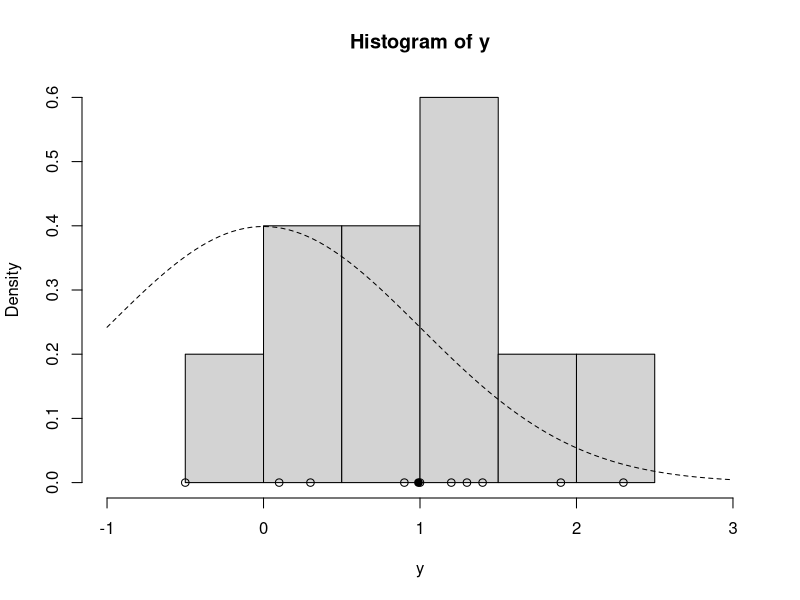
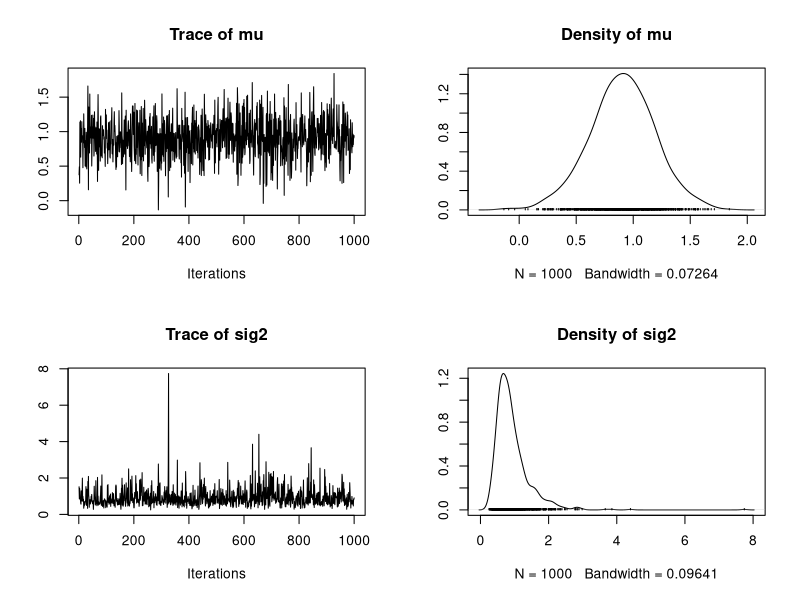

Recreate these plots in R, in order.
## ---- chunk 1
#' update_mu
#'
#' @param n - sample size
#' @param ybar - sample mean
#' @param sig2 - current sigma squared
#' @param mu_0 - mean hyper-parameter
#' @param sig2_0 - variance  hyper-parameter
#' 
#' @output - updated  value for mu the mean
update_mu = function(n, ybar, sig2, mu_0, sig2_0) {   # <1>
  sig2_1 = 1.0 / (n / sig2 + 1.0 / sig2_0)            # <2>
  mu_1 = sig2_1 * (n * ybar / sig2 + mu_0 / sig2_0)   # <3>
  rnorm(n=1, mean=mu_1, sd=sqrt(sig2_1))              # <4>
}
## ---- chunk 2
#' update_sig2
#'
#' @param n - sample size
#' @param y - the data
#' @param nu_0 - nu hyper-parameter
#' @param beta_0 - beta hyper-parameter
#' 
#' @output - updated  value for sigma2 the variance
update_sig2 = function(n, y, mu, nu_0, beta_0) {   # <1>
  nu_1 = nu_0 + n / 2.0                            # <2>
  sumsq = sum( (y - mu)^2 )                        # <3>
  beta_1 = beta_0 + sumsq / 2.0                    # <4>
  out_gamma = rgamma(n=1, shape=nu_1, rate=beta_1) # <5> 
  1.0 / out_gamma # <6> 
}
## ---- chunk 3

gibbs = function(y, n_iter, init, prior) {
  ybar = mean(y)
  n = length(y)
  
  ## initialize
  mu_out = numeric(n_iter)
  sig2_out = numeric(n_iter)
  
  mu_now = init$mu
  
  ## Gibbs sampler
  for (i in 1:n_iter) {
    sig2_now = update_sig2(n=n, y=y, mu=mu_now, nu_0=prior$nu_0, beta_0=prior$beta_0)
    mu_now = update_mu(n=n, ybar=ybar, sig2=sig2_now, mu_0=prior$mu_0, sig2_0=prior$sig2_0)
    
    sig2_out[i] = sig2_now
    mu_out[i] = mu_now
  }
  
  cbind(mu=mu_out, sig2=sig2_out) # <1>
}
## ---- chunk 4
y = c(1.2, 1.4, -0.5, 0.3, 0.9, 2.3, 1.0, 0.1, 1.3, 1.9) # <1>
ybar = mean(y)
n = length(y)

## prior
prior = list()
prior$mu_0 = 0.0
prior$sig2_0 = 1.0
prior$n_0 = 2.0 # prior effective sample size for sig2
prior$s2_0 = 1.0 # prior point estimate for sig2
prior$nu_0 = prior$n_0 / 2.0 # prior parameter for inverse-gamma
prior$beta_0 = prior$n_0 * prior$s2_0 / 2.0 # prior parameter for inverse-gamma

hist(y, freq=FALSE, xlim=c(-1.0, 3.0)) # histogram of the data
curve(dnorm(x=x, mean = prior$mu_0, sd=sqrt(prior$sig2_0)), lty=2, add=TRUE) # prior for mu
points(y, rep(0,n), pch=1) # individual data points
points(ybar, 0, pch=19) # sample mean
## ---- chunk 5
set.seed(53)

init = list()
init$mu = 0.0

post = gibbs(y=y, n_iter=1e3, init=init, prior=prior)
## ---- chunk 6
head(post)
## ---- chunk 7
library("coda")
plot(as.mcmc(post))
## ---- chunk 8
summary(as.mcmc(post))
